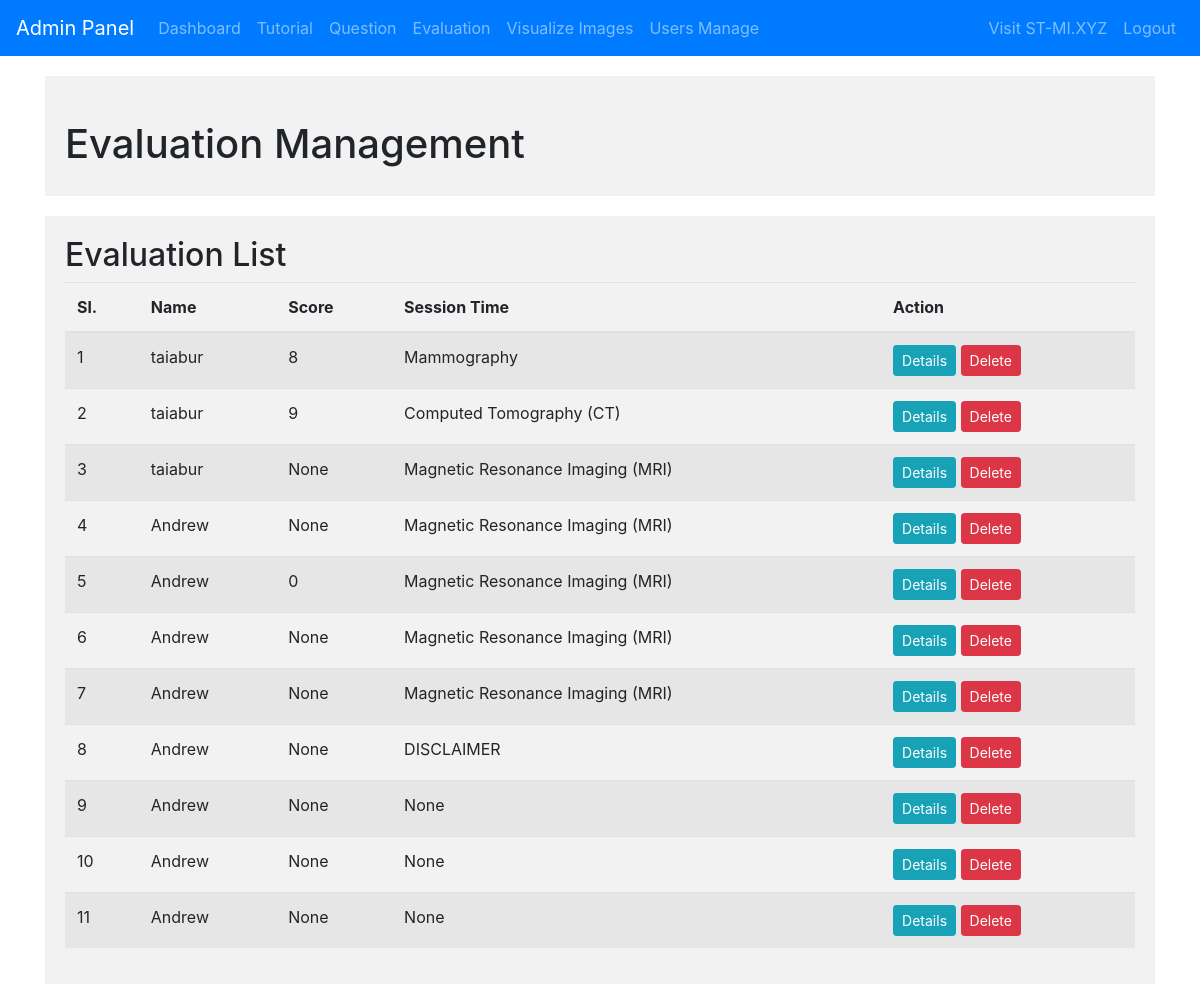
Before: /evaluation/list with the older database file.
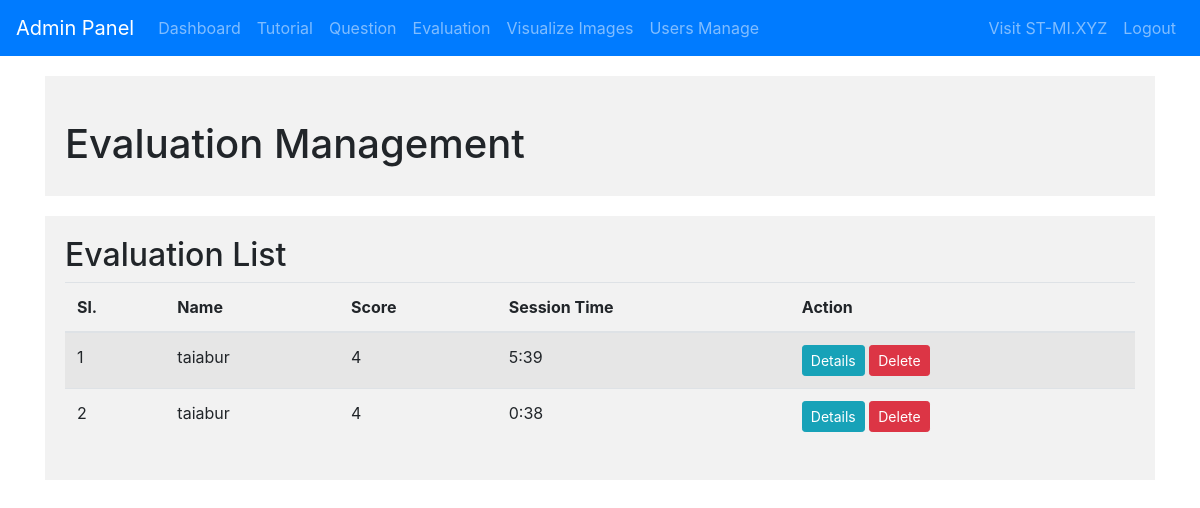
After: the same page with the newer database file.
### tables this page shows
CREATE TABLE quiz_list (
    id INTEGER PRIMARY KEY,
    quiz_id VARCHAR(255),
    user_id INTEGER,
    total_mark INTEGER,
    category VARCHAR(255),
    created_date TIMESTAMP DEFAULT CURRENT_TIMESTAMP
);

CREATE TABLE users (
    id INTEGER PRIMARY KEY,
    fullname TEXT NULL,
    username TEXT UNIQUE NOT NULL,
    password TEXT NOT NULL,
    isadmin INTEGER DEFAULT 0,
    created TIMESTAMP NOT NULL DEFAULT 
    CURRENT_TIMESTAMP
);

### admin.py (the view, shortened to what this page needs)
@app.route('/evaluation/list')
def list_evaluation():
    conn = get_db_connection()
    quiz_details=''
    quiz_id = request.args.get('quiz_id')
    _cursor = conn.execute('SELECT quiz_list.*, users.fullname FROM quiz_list JOIN users ON quiz_list.user_id = users.id')
    list_data = _cursor.fetchall()
    cat_count_cursor_questions = conn.execute('SELECT category_id, COUNT(*) AS total_quantity FROM tutorials GROUP BY category_id')
    cat_count_cursor_questions = cat_count_cursor_questions.fetchall()
    cat_count_cursor_images = conn.execute('SELECT category, COUNT(*) AS total_quantity FROM images_table GROUP BY category')
    cat_count_cursor_images = cat_count_cursor_images.fetchall()
    conn.close()
    return render_template('admin_evaluation.html', list_data=list_data, quiz_details=quiz_details)

### admin.py (called while the page is built)
@app.before_request
def check_admin_access():
    if request.endpoint and request.endpoint.startswith('admin'):
        if not is_admin():
            return redirect(url_for('hello'))

def get_db_connection():
    conn = sqlite3.connect('database.db')
    conn.row_factory = sqlite3.Row
    return conn

### templates/admin_evaluation.html (shortened to what this page needs)
{% extends 'admin_template.html' %}
{% block content %}
<div class="section">
    <h1 class="mt-4">Evaluation Management</h1>
</div>
    <div class="section">
    <h2>Evaluation List</h2>
    <table class="table table-striped" id="dataTable">
        <thead>
            <tr>
                <th>Sl.</th>
                <th>Name</th>
                <th>Score</th>
                <th>Session Time</th>
                <th>Action</th>
            </tr>
        </thead>
        <tbody>
            {% for item in list_data %}
            <tr>
                <td>
                    {{ loop.index }}
                </td>
                <td>
                    {{ item.fullname }}
                </td>
                <td>{{ item.total_mark }}</td>
                <td>{{ item.category }}</td>
                <td>
                    <a href="{{url_for('list_evaluation',quiz_id=item.quiz_id)}}" class="btn btn-info btn-sm"> Details</a>
                    <a href="{{url_for('delete_evaluation', quiz_id=item.quiz_id)}}" onClick="confirm('Delete entry?')">
                        <button class="btn btn-danger btn-sm">Delete</button>
                    </a>
                </td>
            </tr>
            {% endfor %}
        </tbody>
    </table>
</div>
{% endblock %}

### templates/admin_template.html (shortened to what this page needs)
<!DOCTYPE html>
<html lang="en">
<head>
    <link rel="stylesheet" href="https://maxcdn.bootstrapcdn.com/bootstrap/4.5.2/css/bootstrap.min.css">
</head>
<body>
    <nav class="navbar navbar-expand-lg navbar-dark bg-primary">
        <a class="navbar-brand" href="#">Admin Panel</a>
        <div class="collapse navbar-collapse" id="navbarNav">
            <ul class="navbar-nav">
                <li class="nav-item">
                    <a class="nav-link" href="/admin">Dashboard</a>
                </li>
                <li class="nav-item">
                    <a class="nav-link" href="/tutorial/list">Tutorial</a>
                </li>
                <li class="nav-item">
                    <a class="nav-link" href="/questions/list">Question</a>
                </li>
                <li class="nav-item">
                    <a class="nav-link" href="/evaluation/list">Evaluation</a>
                </li>
                <li class="nav-item">
                    <a class="nav-link" href="/images/list">Visualize Images</a>
                </li>
                <li class="nav-item">
                    <a class="nav-link" href="/admin_user_manage">Users Manage</a>
                </li>
            </ul>
        </div>
        <div class="collapse navbar-collapse" id="navbarNav">
            <ul class="navbar-nav ml-auto">
                <li class="nav-item">
                    <a class="nav-link" href="/" target="_blank">Visit ST-MI.XYZ</a>
                </li>
                <li class="nav-item">
                    <a class="nav-link" href="/logout">Logout</a>
                </li>
            </ul>
        </div>
    </nav>
    <div class="container">
        {% block content %} {% endblock %}
    </div>
</body>
</html>

### templates/admin_template.html (style rules this page uses)
.section { background-color: #f2f2f2; padding: 20px; margin-top: 20px; }

Changed rows visible on the page:
removed quiz_list: fullname "taiabur", total_mark "None", category "Magnetic Resonance Imaging (MRI)"
removed quiz_list: fullname "Andrew", total_mark "None", category "Magnetic Resonance Imaging (MRI)"
removed quiz_list: fullname "Andrew", total_mark "0", category "Magnetic Resonance Imaging (MRI)"
removed quiz_list: fullname "Andrew", total_mark "None", category "Magnetic Resonance Imaging (MRI)"
removed quiz_list: fullname "Andrew", total_mark "None", category "Magnetic Resonance Imaging (MRI)"
removed quiz_list: fullname "Andrew", total_mark "None", category "DISCLAIMER"
removed quiz_list: fullname "Andrew", total_mark "None", category "None"
removed quiz_list: fullname "Andrew", total_mark "None", category "None"
removed quiz_list: fullname "Andrew", total_mark "None", category "None"
changed quiz_list (number 1 of 2 on the later page): total_mark "8" → "4"; category "Mammography" → "5:39"
changed quiz_list (number 2 of 2 on the later page): total_mark "9" → "4"; category "Computed Tomography (CT)" → "0:38"
